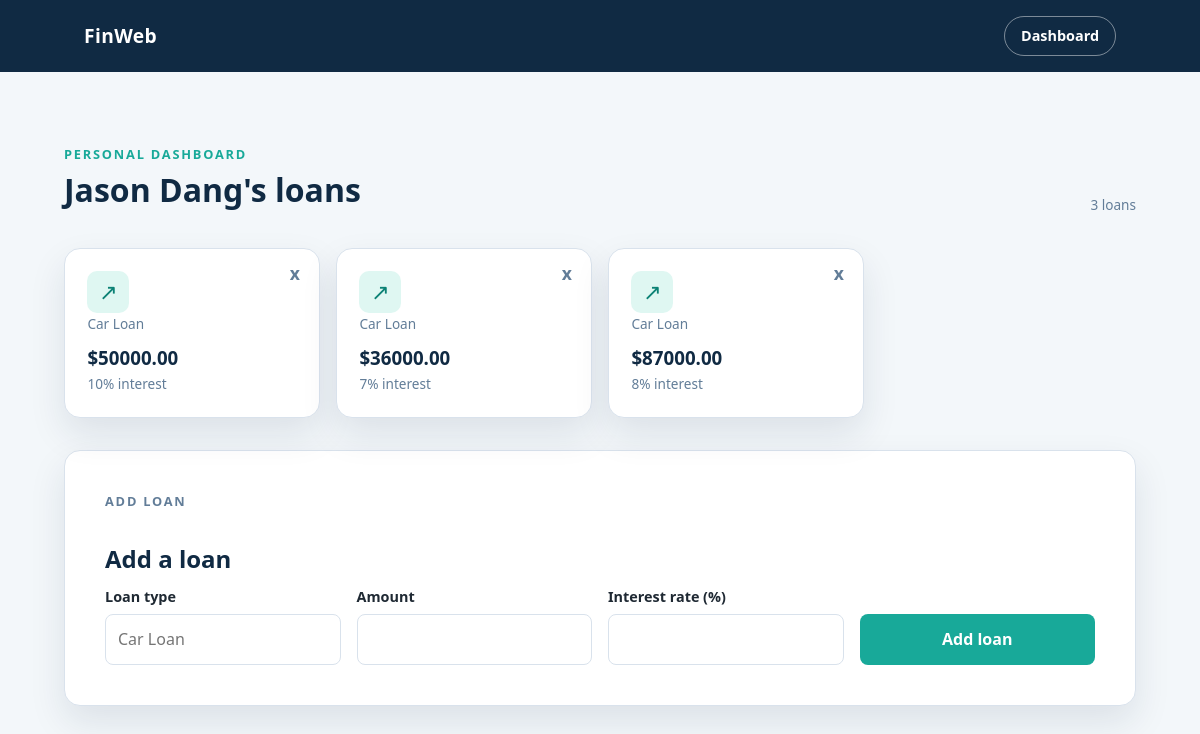
The app's page /loans/2 with its own data.
### tables this page shows
CREATE TABLE Users (
    UserID INTEGER PRIMARY KEY,
    Name TEXT NOT NULL,
    Username TEXT NOT NULL UNIQUE,
    Email TEXT UNIQUE,
    Password TEXT NOT NULL,
    TotalAmount REAL DEFAULT 0.00
);

CREATE TABLE Loans (
    LoanID INTEGER PRIMARY KEY,
    UserID INTEGER,
    Amount REAL CHECK (Amount >= 0),
    Interest TINYINT CHECK (Interest > 0),
    LoanType TEXT,

    FOREIGN KEY (UserID) REFERENCES Users(UserID)
);

### frontend/app.py (the view, shortened to what this page needs)
@app.route('/loans/<user_id>')
@app.route('/loans/<user_id>', methods=['POST'])
def loans(user_id):
    return render_loans(user_id)

### frontend/app.py (called while the page is built)
def get_db_conn():
    conn = sqlite3.connect(DB)
    conn.row_factory = sqlite3.Row
    return conn

def get_user_and_rows(user_id, query):
    conn = get_db_conn()
    user = conn.execute(
        "SELECT Name FROM Users WHERE UserID = ?",
        (user_id,),
    ).fetchone()
    if not user:
        conn.close()
        abort(404)
    rows = conn.execute(query, (user_id,)).fetchall()
    conn.close()
    return user, rows

def render_loans(user_id, error=None):
    user, user_loans = get_user_and_rows(
        user_id,
        """
        SELECT LoanID, Amount, Interest, LoanType
        FROM Loans
        WHERE UserID = ?
        ORDER BY LoanType
        """,
    )
    return render_template(
        'loans.html',
        user=user,
        loans=user_loans,
        user_id=user_id,
        error=error,
    )

### frontend/templates/loans.html (shortened to what this page needs)
<!DOCTYPE html>
<html lang="en">
<head>
    <link rel="stylesheet" href="{{ url_for('static', filename='styleguide.css') }}">
</head>
<body>
    <header class="heading">
        <div class="finwebtitle"><h1>FinWeb</h1></div>
        <div class="loginlink"><a href="{{ url_for('account', user_id=user_id) }}">Dashboard</a></div>
    </header>
    <main class="page-shell">
        <section class="dashboard-header">
            <div>
                <p class="eyebrow">Personal dashboard</p>
                <h2>{{ user.Name }}'s loans</h2>
            </div>
            <p class="stat-label">{{ loans|length }} loan{% if loans|length != 1 %}s{% endif %}</p>
        </section>
        {% if loans %}
            <section class="dashboard-grid" aria-label="Your loans">
                {% for loan in loans %}
                    <article class="dashboard-card">
                        <form class="delete-form" method="post" action="{{ url_for('delete_loan', user_id=user_id, loan_id=loan.LoanID) }}">
                            <button class="delete-button" type="submit" aria-label="Delete {{ loan.LoanType or 'loan' }}">x</button>
                        </form>
                        <div class="icon" aria-hidden="true">↗</div>
                        <p class="stat-label">{{ loan.LoanType or 'Loan' }}</p>
                        <h3>${{ "%.2f"|format(loan.Amount) }}</h3>
                        <p class="stat-label">{{ loan.Interest }}% interest</p>
                    </article>
                {% endfor %}
            </section>
        {% else %}
            <section class="dashboard-card">
                <h3>No loans yet</h3>
                <p class="stat-label">Your loans will appear here.</p>
            </section>
        {% endif %}
        <section class="form-card form-card--wide">
            <p class="eyebrow">Add loan</p>
            <h2>Add a loan</h2>
            <form method="post">
                <label class="form-field"><span>Loan type</span><input type="text" name="loan_type" placeholder="Car Loan"></label>
                <label class="form-field"><span>Amount</span><input type="number" name="amount" min="0" step="0.01" required></label>
                <label class="form-field"><span>Interest rate (%)</span><input type="number" name="interest" min="0.01" step="0.01" required></label>
                <button class="button" type="submit">Add loan</button>
            </form>
        </section>
    </main>
</body>
</html>

### frontend/static/styleguide.css (style rules this page uses)
:root { --navy: #102a43; --navy-dark: #0b1f33; --teal: #18a999; --teal-light: #dff7f2; --ink: #1f2933; --muted: #627d98; --surface: #ffffff; --background: #f3f7fa; --border: #d9e2ec; --shadow: 0 16px 36px rgba(16, 42, 67, 0.1); }
* { box-sizing: border-box; margin: 0; padding: 0; }
body { min-height: 100vh; background: var(--background); color: var(--ink); font-family: "Segoe UI", Arial, sans-serif; line-height: 1.6; }
a { color: var(--teal); text-decoration: none; }
.heading { align-items: center; background: var(--navy); color: white; display: flex; justify-content: space-between; min-height: 72px; padding: 0 7%; }
.finwebtitle h1 { font-size: 1.2rem; letter-spacing: 0.02em; }
.loginlink a, .nav-link { border: 1px solid rgba(255, 255, 255, 0.45); border-radius: 999px; color: white; display: inline-block; font-size: 0.9rem; font-weight: 600; padding: 0.45rem 1rem; }
.page-shell { margin: 0 auto; max-width: 1120px; padding: 4.5rem 1.5rem; }
.eyebrow { color: var(--teal); font-size: 0.8rem; font-weight: 700; letter-spacing: 0.14em; text-transform: uppercase; }
.button { background: var(--teal); border: 0; border-radius: 8px; color: white; cursor: pointer; display: inline-block; font: inherit; font-weight: 700; margin-top: 1.8rem; padding: 0.8rem 1.3rem; }
.hero-card, .form-card, .dashboard-card { background: var(--surface); border: 1px solid var(--border); border-radius: 16px; box-shadow: var(--shadow); }
.hero-card .mini-label, .stat-label { color: var(--muted); font-size: 0.85rem; }
.dashboard-header { align-items: end; display: flex; justify-content: space-between; margin-bottom: 2rem; }
.dashboard-header h2 { color: var(--navy); font-size: 2rem; }
.dashboard-grid { display: grid; gap: 1rem; grid-template-columns: repeat(4, 1fr); }
.dashboard-card { position: relative; padding: 1.4rem; }
.delete-form { position: absolute; right: 0.8rem; top: 0.8rem; }
.delete-button { background: transparent; border: 0; color: var(--muted); cursor: pointer; font: inherit; font-size: 1.1rem; font-weight: 700; line-height: 1; padding: 0.25rem 0.4rem; }
.dashboard-card h3 { color: var(--navy); margin-top: 0.5rem; }
.dashboard-card .icon { align-items: center; background: var(--teal-light); border-radius: 10px; color: #0c8275; display: flex; font-size: 1.4rem; height: 42px; justify-content: center; width: 42px; }
.form-card { max-width: 460px; padding: 2.5rem; width: 100%; }
.form-card--wide { margin-top: 2rem; max-width: none; }
.form-card--wide form { align-items: end; display: grid; gap: 1rem; grid-template-columns: repeat(auto-fit, minmax(160px, 1fr)); }
.form-card--wide .form-field { margin-bottom: 0; }
.form-card--wide .button { margin-top: 0; width: 100%; }
.form-card h2 { color: var(--navy); margin-bottom: 0.4rem; }
.form-card > p { color: var(--muted); margin-bottom: 1.8rem; }
.form-field { display: block; margin-bottom: 1rem; }
.form-field span { color: var(--ink); display: block; font-size: 0.9rem; font-weight: 600; margin-bottom: 0.35rem; }
.form-field input { border: 1px solid var(--border); border-radius: 8px; font: inherit; padding: 0.75rem; width: 100%; }
.form-card .button { margin-top: 0.5rem; width: 100%; }

### records on screen
Users: Name "Jason Dang"
Loans: LoanType "Car Loan", Amount "50000.00", Interest "10"
Loans: LoanType "Car Loan", Amount "36000.00", Interest "7"
Loans: LoanType "Car Loan", Amount "87000.00", Interest "8"

### other values on screen
{{ loans|length }} "3"
